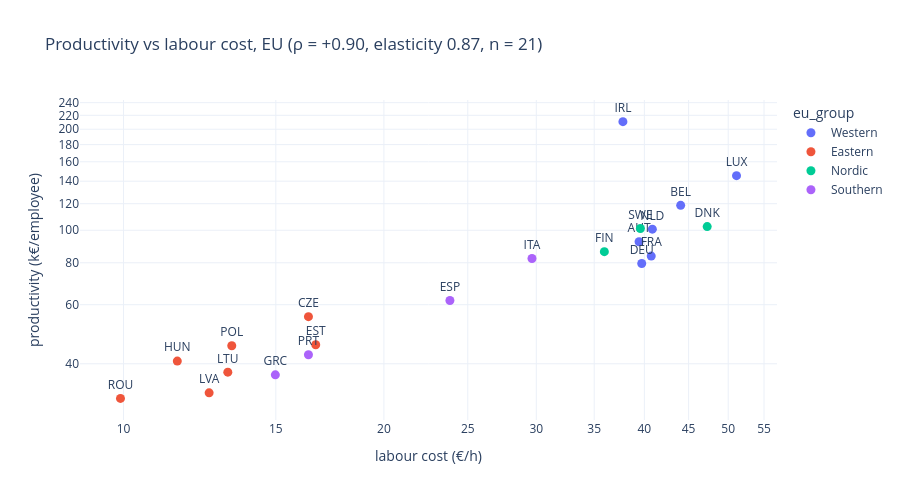

Source (notebook cell):
### Markdown cell above
## 2 · Primary test: labour cost and productivity
Both on a log scale (a 10% higher labour cost goes with how much higher productivity?). The slope is the *elasticity*: 1 would mean productivity rises one-for-one with labour cost.

### Code cell
pr = tbl[["labour cost (€/h)", "productivity (k€/employee)"]].dropna().join(dim[["eu_group", "name"]], rsuffix="_")
x, y = "labour cost (€/h)", "productivity (k€/employee)"
rho, p_rho, n_rho = spearman(pr[x], pr[y]); lo, hi = boot_ci(pr[x], pr[y])
m = smf.ols("np.log(y_) ~ np.log(x_)", pr.rename(columns={x: "x_", y: "y_"})).fit(cov_type="HC3")
el, el_ci = m.params.iloc[1], m.conf_int().iloc[1]
print(f"n = {n_rho} EU countries | Spearman ρ = {rho:+.2f} (95% bootstrap CI {lo:+.2f} to {hi:+.2f}), p = {p_rho:.5f}")
print(f"Elasticity (log-log slope): {el:.2f} (95% CI {el_ci[0]:.2f} to {el_ci[1]:.2f}): a 10% higher labour cost goes with {el * 10:.1f}% higher productivity.")
fig = px.scatter(pr.reset_index(), x=x, y=y, color="eu_group", text="iso3", log_x=True, log_y=True, title=f"Productivity vs labour cost, EU (ρ = {rho:+.2f}, elasticity {el:.2f}, n = {n_rho})")
fig.update_traces(textposition="top center", marker_size=9); fig.update_layout(height=500); fig.show()

### Figure 1 — Plotly figure (JSON) as saved in the notebook; plotly's stock layout.template omitted (floating-point values rounded to 4 significant figures)
{"data": [{"hovertemplate": "eu_group=Western<br>labour cost (€/h)=%{x}<br>productivity (k€/employee)=%{y}<br>iso3=%{text}<extra></extra>", "legendgroup": "Western", "marker": {"color": "#636efa", "size": 9, "symbol": "circle"}, "mode": "markers+text", "name": "Western", "orientation": "v", "showlegend": true, "text": ["AUT", "BEL", "FRA", "DEU", "IRL", "LUX", "NLD"], "textposition": "top center", "type": "scatter", "x": [39.44, 44.06, 40.74, 39.72, 37.78, 51.12, 40.86], "xaxis": "x", "y": [92.4, 118.7, 83.76, 79.58, 210.7, 145.4, 100.7], "yaxis": "y"}, {"hovertemplate": "eu_group=Eastern<br>labour cost (€/h)=%{x}<br>productivity (k€/employee)=%{y}<br>iso3=%{text}<extra></extra>", "legendgroup": "Eastern", "marker": {"color": "#EF553B", "size": 9, "symbol": "circle"}, "mode": "markers+text", "name": "Eastern", "orientation": "v", "showlegend": true, "text": ["CZE", "EST", "HUN", "LVA", "LTU", "POL", "ROU"], "textposition": "top center", "type": "scatter", "x": [16.36, 16.68, 11.54, 12.56, 13.2, 13.34, 9.92], "xaxis": "x", "y": [55.26, 45.58, 40.74, 32.77, 37.77, 45.26, 31.55], "yaxis": "y"}, {"hovertemplate": "eu_group=Nordic<br>labour cost (€/h)=%{x}<br>productivity (k€/employee)=%{y}<br>iso3=%{text}<extra></extra>", "legendgroup": "Nordic", "marker": {"color": "#00cc96", "size": 9, "symbol": "circle"}, "mode": "markers+text", "name": "Nordic", "orientation": "v", "showlegend": true, "text": ["DNK", "FIN", "SWE"], "textposition": "top center", "type": "scatter", "x": [47.28, 35.96, 39.58], "xaxis": "x", "y": [102.5, 86.35, 101.2], "yaxis": "y"}, {"hovertemplate": "eu_group=Southern<br>labour cost (€/h)=%{x}<br>productivity (k€/employee)=%{y}<br>iso3=%{text}<extra></extra>", "legendgroup": "Southern", "marker": {"color": "#ab63fa", "size": 9, "symbol": "circle"}, "mode": "markers+text", "name": "Southern", "orientation": "v", "showlegend": true, "text": ["GRC", "ITA", "PRT", "ESP"], "textposition": "top center", "type": "scatter", "x": [14.98, 29.66, 16.36, 23.84], "xaxis": "x", "y": [37.08, 82.38, 42.55, 61.77], "yaxis": "y"}], "layout": {"height": 500, "legend": {"title": {"text": "eu_group"}, "tracegroupgap": 0}, "title": {"text": "Productivity vs labour cost, EU (ρ = +0.90, elasticity 0.87, n = 21)"}, "xaxis": {"anchor": "y", "domain": [0, 1], "title": {"text": "labour cost (€/h)"}, "type": "log"}, "yaxis": {"anchor": "x", "domain": [0, 1], "title": {"text": "productivity (k€/employee)"}, "type": "log"}}}
